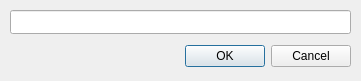
<?xml version="1.0" encoding="UTF-8"?>
<ui version="4.0">
 <class>MakeDirDialog</class>
 <widget class="QDialog" name="MakeDirDialog">
  <property name="geometry">
   <rect>
    <x>0</x>
    <y>0</y>
    <width>361</width>
    <height>81</height>
   </rect>
  </property>
  <property name="windowTitle">
   <string>Создать новый каталог</string>
  </property>
  <property name="windowIcon">
   <iconset resource="icons.qrc">
    <normaloff>:/icons/new_folder.ico</normaloff>:/icons/new_folder.ico</iconset>
  </property>
  <widget class="QDialogButtonBox" name="buttonBox">
   <property name="geometry">
    <rect>
     <x>10</x>
     <y>40</y>
     <width>341</width>
     <height>32</height>
    </rect>
   </property>
   <property name="orientation">
    <enum>Qt::Horizontal</enum>
   </property>
   <property name="standardButtons">
    <set>QDialogButtonBox::Cancel|QDialogButtonBox::Ok</set>
   </property>
  </widget>
  <widget class="QLineEdit" name="lineEdit">
   <property name="geometry">
    <rect>
     <x>10</x>
     <y>10</y>
     <width>341</width>
     <height>24</height>
    </rect>
   </property>
  </widget>
 </widget>
 <tabstops>
  <tabstop>lineEdit</tabstop>
 </tabstops>
 <resources>
  <include location="icons.qrc"/>
 </resources>
 <connections>
  <connection>
   <sender>buttonBox</sender>
   <signal>accepted()</signal>
   <receiver>MakeDirDialog</receiver>
   <slot>accept()</slot>
   <hints>
    <hint type="sourcelabel">
     <x>248</x>
     <y>254</y>
    </hint>
    <hint type="destinationlabel">
     <x>157</x>
     <y>274</y>
    </hint>
   </hints>
  </connection>
  <connection>
   <sender>buttonBox</sender>
   <signal>rejected()</signal>
   <receiver>MakeDirDialog</receiver>
   <slot>reject()</slot>
   <hints>
    <hint type="sourcelabel">
     <x>316</x>
     <y>260</y>
    </hint>
    <hint type="destinationlabel">
     <x>286</x>
     <y>274</y>
    </hint>
   </hints>
  </connection>
 </connections>
</ui>
